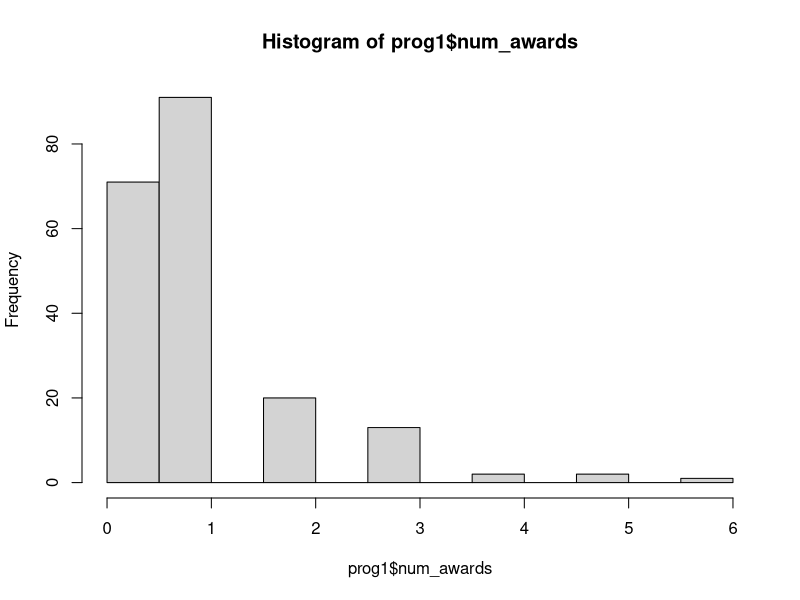
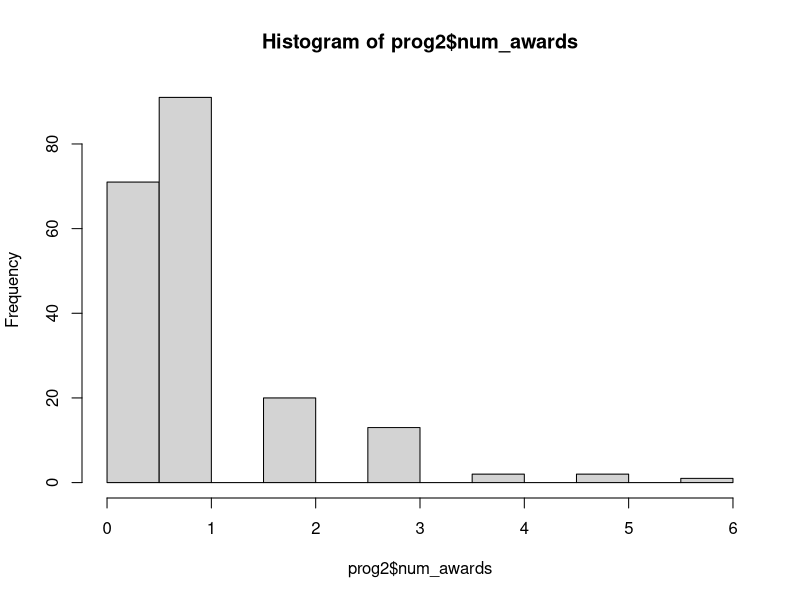
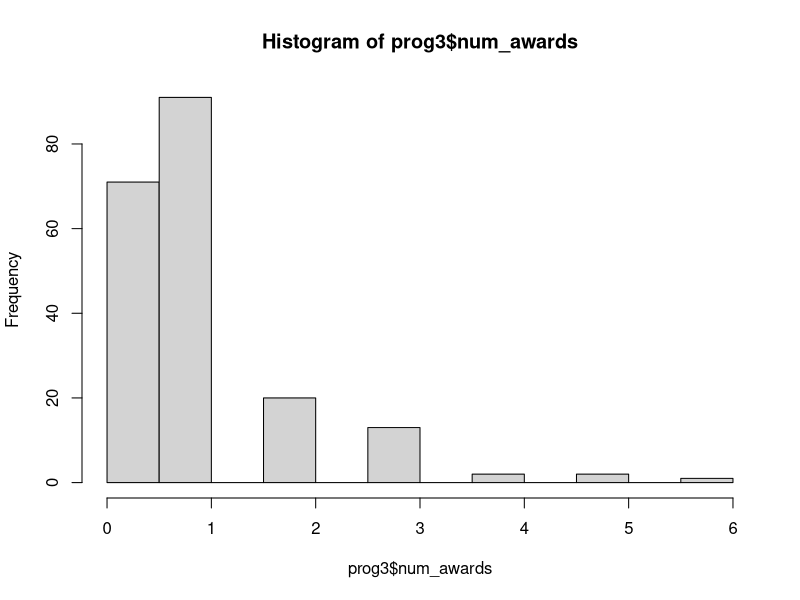

Source code (R) for these figures, in order:
## ---- chunk 1
awards = read.csv("awards.txt", sep="")
## ---- chunk 2
poisson_awards <- glm(num_awards ~ prog, family="poisson", data=awards)
#poisson_awards
summary(poisson_awards)
## ---- chunk 3
new_data = data.frame(prog=1)
predict(poisson_awards, newdata=new_data, type = "response")
new_data = data.frame(prog=2)
predict(poisson_awards, newdata=new_data, type = "response")
new_data = data.frame(prog=3)
predict(poisson_awards, newdata=new_data, type = "response")
## ---- chunk 4
prog1 = subset(awards, prog=1)
hist(prog1$num_awards)
prog2 = subset(awards, prog=2)
hist(prog2$num_awards)
prog3 = subset(awards, prog=3)
hist(prog3$num_awards)
## ---- chunk 5
kruskal_wallis<-kruskal.test(num_awards ~ prog, data=awards)
kruskal_wallis
## ---- chunk 6
poisson_awards <- glm(num_awards ~ prog+math, family="poisson", data=awards)
#poisson_awards
summary(poisson_awards)
## ---- chunk 7
print("Program 1")
new_data = data.frame(prog=1, math=max(awards$math))
predict(poisson_awards, newdata=new_data, type = "response")
new_data = data.frame(prog=1, math=min(awards$math))
predict(poisson_awards, newdata=new_data, type = "response")

print("Program 2")
new_data = data.frame(prog=2, math=max(awards$math))
predict(poisson_awards, newdata=new_data, type = "response")
new_data = data.frame(prog=2, math=min(awards$math))
predict(poisson_awards, newdata=new_data, type = "response")

print("Program 3")
new_data = data.frame(prog=3, math=max(awards$math))
predict(poisson_awards, newdata=new_data, type = "response")
new_data = data.frame(prog=3, math=min(awards$math))
predict(poisson_awards, newdata=new_data, type = "response")

## ---- chunk 8
new_data = data.frame(prog=1, math=55)
predict(poisson_awards, newdata=new_data, type = "response")
